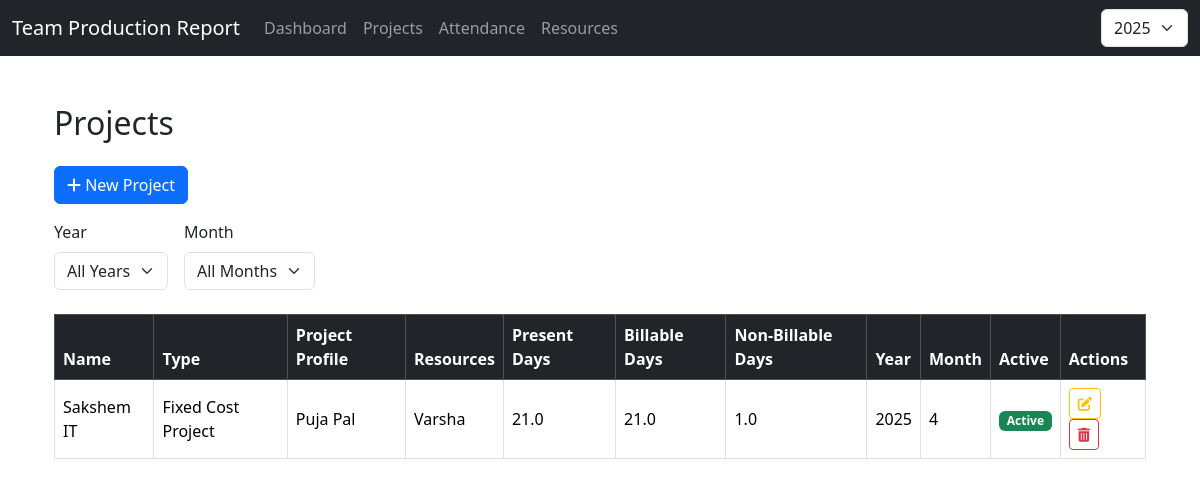
Page /projects/projects/ on the earlier database version.
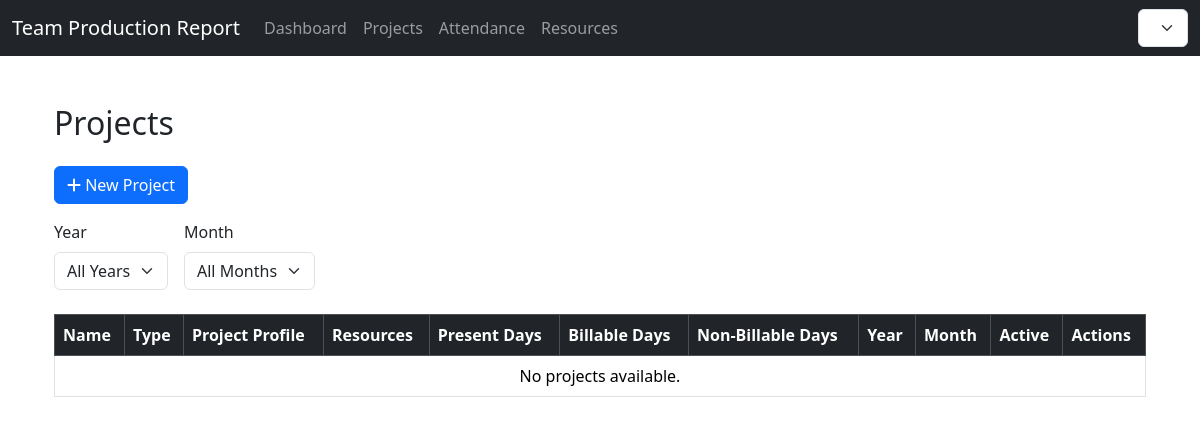
Same page on the later database version.
### projects/models.py (models this page shows, shortened)
class Project(models.Model):
    PROJECT_TYPE_CHOICES = [
        ('REGULAR', 'Regular Project'),
        ('FIXED_COST', 'Fixed Cost Project'),
    ]
    project_name = models.CharField(max_length=100)
    project_type = models.CharField(
        max_length=20,
        choices=PROJECT_TYPE_CHOICES,
        default='REGULAR'
    )
    year = models.PositiveIntegerField(
        help_text="Enter the year for this project report (e.g., 2025)"
    )
    month = models.PositiveSmallIntegerField(
        choices=[(i, calendar.month_name[i]) for i in range(1, 13)],
        help_text="Enter the month for this project report (1–12)"
    )
    project_profile = models.ForeignKey(
        Resource,
        on_delete=models.PROTECT,
        related_name='profiled_projects',
        help_text="Main profile/resource for this project"
    )
    resources = models.ManyToManyField(
        Resource,
        related_name='assigned_projects',
        help_text="Multiple resources can be assigned to this project"
    )
    present_day = models.FloatField(
        default=0,
        validators=[MinValueValidator(0)],
        help_text="Number of days the project was active"
    )
    billable_days = models.FloatField(
        default=0,
        validators=[MinValueValidator(0)],
        help_text="Number of billable days"
    )
    non_billable_days = models.FloatField(
        default=0,
        validators=[MinValueValidator(0)],
        help_text="Number of non-billable days"
    )
    billable_hours = models.FloatField(
        default=0,
        editable=False,
        help_text="Auto-calculated from billable_days × 8"
    )
    non_billable_hours = models.FloatField(
        default=0,
        editable=False,
        help_text="Auto-calculated from non_billable_days × 8"
    )
    is_active = models.BooleanField(default=True, help_text="For soft deletion")
    created_at = models.DateTimeField(auto_now_add=True)
    counting = models.FloatField(default=0, help_text="Counting value")
    updated_at = models.DateTimeField(auto_now=True)
    class Meta:
        db_table = 'projects'
        ordering = ['-year', '-month', 'project_name']
        unique_together = ('project_name', 'year', 'month')
        verbose_name = 'Project'
        verbose_name_plural = 'Projects'

### resources/models.py (models this page shows, shortened)
class Resource(models.Model):
    resource_name = models.CharField(
        max_length=100,
        help_text="Enter the full name of the resource"
    )
    year = models.PositiveIntegerField(
        help_text="Enter the year manually (e.g., 2025)"
    )
    month = models.PositiveSmallIntegerField(
        choices=[(i, calendar.month_name[i]) for i in range(1, 13)],
        help_text="Enter the month manually (1–12)"
    )
    working_days = models.FloatField(
        null=True,
        blank=True,
        help_text="Leave blank to auto-calculate (Mon–Fri + 1st Saturday)"
    )
    present_day = models.FloatField(
        default=0,
        help_text="Days resource was present"
    )
    present_hours = models.FloatField(
        default=0,
        help_text="Auto-calculated as present_day × 8 hours if not set"
    )
    created_at = models.DateTimeField(auto_now_add=True)
    counting = models.FloatField(default=0, help_text="Counting value")
    is_active = models.BooleanField(
        default=True,
        help_text="Uncheck to deactivate this resource instead of deleting."
    )
    class Meta:
        db_table = 'resources'
        ordering = ['-year', '-month', 'resource_name']
        verbose_name = 'Resource'
        verbose_name_plural = 'Resources'
        unique_together = ('resource_name', 'year', 'month')

### projects/views.py (the view)
# urls.py: path("projects/", views.project_list, name="project_list"),
def project_list(request):
    selected_year = request.GET.get('year')
    selected_month = request.GET.get('month')
    projects = Project.objects.all()
    if selected_year:
        projects = projects.filter(year=selected_year)
    if selected_month:
        projects = projects.filter(month=selected_month)
    years = Project.objects.values_list('year', flat=True).distinct().order_by('year')
    months = Project.objects.values_list('month', flat=True).distinct().order_by('month')
    return render(request, 'projects/project_list.html', {
        'projects': projects,
        'years': years,
        'months': months,
        'selected_year': selected_year,
        'selected_month': selected_month,
    })

### projects/templates/projects/project_list.html (shortened to what this page needs)
{% extends 'base.html' %}
{% block content %}
<div class="container mt-5">
  <h2 class="mb-4">Projects</h2>
  <div class="d-flex justify-content-between align-items-center mb-3">
    <a href="{% url 'projects:project_create' %}" class="btn btn-primary">
      <i class="fas fa-plus"></i> New Project
    </a>
  </div>
  <form method="get" class="row row-cols-lg-auto g-3 align-items-center mb-4" id="filter-form">
    <div class="col-12">
      <label for="year-select" class="form-label">Year</label>
      <select id="year-select" name="year" class="form-select"
              onchange="document.getElementById('filter-form').submit();">
        <option value="">All Years</option>
      </select>
    </div>
    <div class="col-12">
      <label for="month-select" class="form-label">Month</label>
      <select id="month-select" name="month" class="form-select"
              onchange="document.getElementById('filter-form').submit();">
        <option value="">All Months</option>
      </select>
    </div>
  </form>
  <div class="table-responsive">
    <table class="table table-bordered table-hover align-middle">
      <thead class="table-dark">
        <tr>
          <th>Name</th>
          <th>Type</th>
          <th>Project Profile</th>
          <th>Resources</th>
          <th>Present Days</th>
          <th>Billable Days</th>
          <th>Non-Billable Days</th>
          <th>Year</th>
          <th>Month</th>
          <th>Active</th>
          <th>Actions</th>
        </tr>
      </thead>
      <tbody>
        {% for project in projects %}
        <tr>
          <td>{{ project.project_name }}</td>
          <td>{{ project.get_project_type_display }}</td>
          <td>{{ project.project_profile.resource_name }}</td>
          <td>
            {% for resource in project.resources.all %}
              <span>{{ resource.resource_name }}</span>{% if not forloop.last %}, {% endif %}
            {% empty %}
              <em>No resources</em>
            {% endfor %}
          </td>
          <td>{{ project.present_day }}</td>
          <td>{{ project.billable_days }}</td>
          <td>{{ project.non_billable_days }}</td>
          <td>{{ project.year }}</td>
          <td>{{ project.month }}</td>
          <td>
            {% if project.is_active %}
              <span class="badge bg-success">Active</span>
            {% else %}
              <span class="badge bg-danger">Inactive</span>
            {% endif %}
          </td>
          <td>
            <a href="{% url 'projects:project_edit' project.pk %}" class="btn btn-sm btn-outline-warning me-1"
              title="Edit Project">
              <i class="fas fa-edit"></i>
            </a>
            <a href="{% url 'projects:project_delete' project.pk %}" class="btn btn-sm btn-outline-danger"
              title="Delete Project">
              <i class="fas fa-trash-alt"></i>
            </a>
          </td>
        </tr>
        {% empty %}
        <tr>
          <td colspan="11" class="text-center">No projects available.</td>
        </tr>
        {% endfor %}
      </tbody>
    </table>
  </div>
</div>
{% endblock %}

Differences in the rows shown:
removed Project: project_name "Sakshem IT", project_type "Fixed Cost Project", project_profile.resource_name "Puja Pal", present_day "21.0", billable_days "21.0", non_billable_days "1.0", year "2025", month "4", is_active "Active"
no longer on this page (row edited): Resource: resource_name "Varsha"
Other differences:
form field value: "2025" → (not shown)
text now shown: "No projects available."
